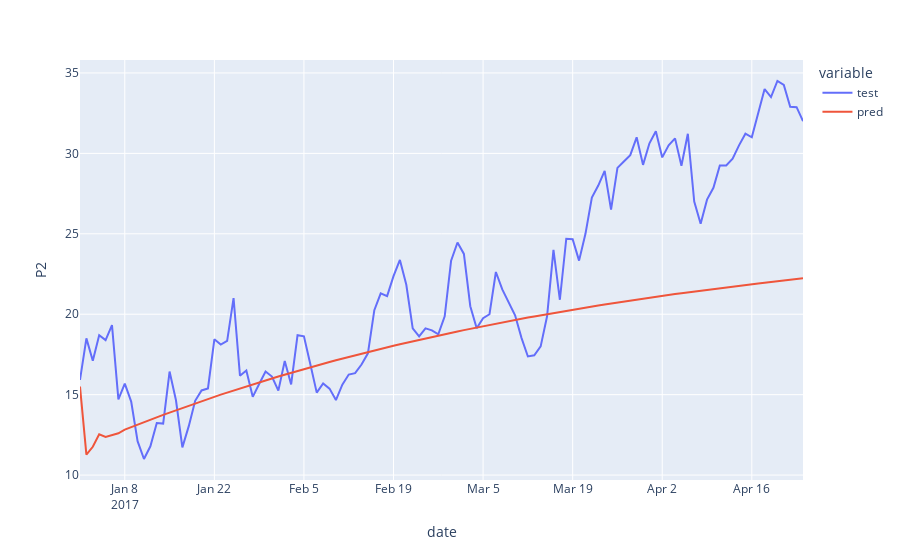

Notebook cell for this chart:
### Code cell
pred_test_df = pd.DataFrame(
    {
    "test": test_df['meantemp'], 
     "pred": model.predict(start = test_df['meantemp'].index[0],end=test_df['meantemp'].index[-1])
     },index = test_df['meantemp'].index
)

fig = px.line(pred_test_df, labels={"value": "P2"})
fig.show();
